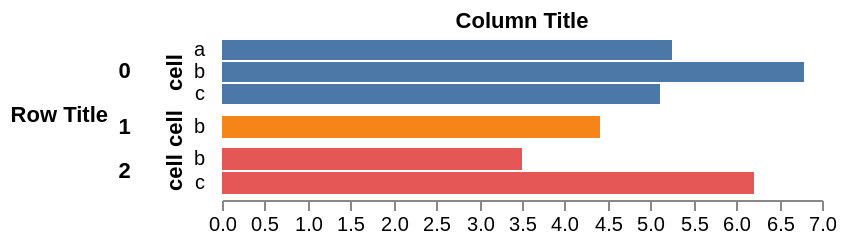

Here is the Vega-Lite specification saved for this chart:
### Vega specification from a JSON file in a GitHub repository (floating-point values rounded to 4 significant figures)
{"$schema": "https://vega.github.io/schema/vega/v5.json", "width": 300, "padding": 5, "autosize": {"type": "pad", "resize": true}, "signals": [{"name": "rangeStep", "value": 12, "bind": {"input": "range", "min": 5, "max": 50, "step": 1}}, {"name": "innerPadding", "value": 0.1, "bind": {"input": "range", "min": 0, "max": 1}}, {"name": "outerPadding", "value": 0.2, "bind": {"input": "range", "min": 0, "max": 1}}, {"name": "rhOffset", "value": 5, "bind": {"input": "range", "min": 0, "max": 10, "step": 1}}, {"name": "rtOffset", "value": 5, "bind": {"input": "range", "min": 0, "max": 10, "step": 1}}, {"name": "rtAnchor", "value": "start", "bind": {"input": "select", "options": ["start", "end"]}}, {"name": "ctAnchor", "value": "start", "bind": {"input": "select", "options": ["start", "end"]}}], "data": [{"name": "tuples", "values": [{"a": 0, "b": "a", "c": 6.3}, {"a": 0, "b": "a", "c": 4.2}, {"a": 0, "b": "b", "c": 6.8}, {"a": 0, "b": "c", "c": 5.1}, {"a": 1, "b": "b", "c": 4.4}, {"a": 2, "b": "b", "c": 3.5}, {"a": 2, "b": "c", "c": 6.2}], "transform": [{"type": "aggregate", "groupby": ["a", "b"], "fields": ["c"], "ops": ["average"], "as": ["c"]}]}, {"name": "trellis", "source": "tuples", "transform": [{"type": "aggregate", "groupby": ["a"]}]}], "scales": [{"name": "xscale", "domain": {"data": "tuples", "field": "c"}, "nice": true, "zero": true, "round": true, "range": "width"}, {"name": "color", "type": "ordinal", "range": "category", "domain": {"data": "trellis", "field": "a"}}], "layout": {"offset": {"rowTitle": {"signal": "rtOffset"}, "rowHeader": {"signal": "rhOffset"}}, "titleAnchor": {"row": {"signal": "rtAnchor"}, "column": {"signal": "ctAnchor"}}, "padding": 0, "columns": 1, "align": "each", "bounds": "full"}, "marks": [{"name": "facets", "type": "group", "from": {"facet": {"name": "faceted_tuples", "data": "tuples", "groupby": "a"}}, "encode": {"enter": {"width": {"signal": "width"}}, "update": {"height": {"signal": "rangeStep * bandspace(datum.count, innerPadding, outerPadding)"}}}, "scales": [{"name": "yscale", "type": "band", "paddingInner": {"signal": "innerPadding"}, "paddingOuter": {"signal": "outerPadding"}, "round": true, "domain": {"data": "faceted_tuples", "field": "b"}, "range": {"step": {"signal": "rangeStep"}}}], "marks": [{"type": "rect", "from": {"data": "faceted_tuples"}, "encode": {"enter": {"x": {"value": 0}, "x2": {"scale": "xscale", "field": "c"}, "fill": {"scale": "color", "field": "a"}, "strokeWidth": {"value": 2}}, "update": {"y": {"scale": "yscale", "field": "b"}, "height": {"scale": "yscale", "band": 1}, "stroke": {"value": null}, "zindex": {"value": 0}}, "hover": {"stroke": {"value": "firebrick"}, "zindex": {"value": 1}}}}]}, {"type": "group", "role": "row-header", "from": {"facet": {"name": "faceted_tuples", "data": "tuples", "groupby": "a"}}, "encode": {"update": {"height": {"signal": "rangeStep * bandspace(datum.count, innerPadding, outerPadding)"}}}, "scales": [{"name": "yscale", "type": "band", "paddingInner": {"signal": "innerPadding"}, "paddingOuter": {"signal": "outerPadding"}, "round": true, "domain": {"data": "faceted_tuples", "field": "b"}, "range": {"step": {"signal": "rangeStep"}}}], "axes": [{"orient": "left", "scale": "yscale", "title": "cell", "ticks": false, "domain": false, "labelPadding": 4}], "title": {"text": {"signal": "parent.a"}, "orient": "left", "offset": 10, "align": "right", "baseline": "middle", "angle": 0, "fontSize": 11}}, {"role": "row-title", "type": "group", "marks": [{"type": "text", "encode": {"update": {"align": {"signal": "rtAnchor === 'end' ? 'left' : 'right'"}, "baseline": {"value": "middle"}, "text": {"value": "Row Title"}, "fontWeight": {"value": "bold"}}}}]}, {"role": "column-title", "type": "group", "marks": [{"type": "text", "encode": {"update": {"align": {"value": "center"}, "baseline": {"signal": "ctAnchor === 'end' ? 'top' : 'bottom'"}, "text": {"value": "Column Title"}, "fontWeight": {"value": "bold"}}}}]}, {"role": "column-footer", "type": "group", "axes": [{"orient": "bottom", "scale": "xscale", "domain": true}]}]}
